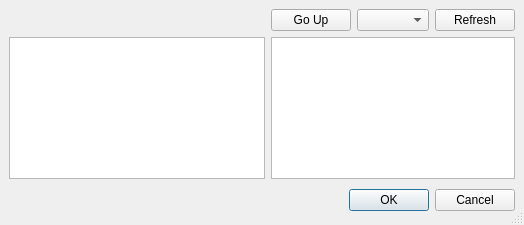
<?xml version="1.0" encoding="UTF-8"?>
<ui version="4.0">
 <class>ImageSelector</class>
 <widget class="QDialog" name="ImageSelector">
  <property name="geometry">
   <rect>
    <x>0</x>
    <y>0</y>
    <width>521</width>
    <height>225</height>
   </rect>
  </property>
  <property name="sizeGripEnabled">
   <bool>true</bool>
  </property>
  <layout class="QGridLayout">
   <property name="margin">
    <number>9</number>
   </property>
   <property name="spacing">
    <number>6</number>
   </property>
   <item row="1" column="1">
    <widget class="ThumbnailView" name="thumbnailListView">
     <property name="movement">
      <enum>QListView::Static</enum>
     </property>
     <property name="flow">
      <enum>QListView::LeftToRight</enum>
     </property>
     <property name="isWrapping" stdset="0">
      <bool>true</bool>
     </property>
     <property name="resizeMode">
      <enum>QListView::Fixed</enum>
     </property>
     <property name="viewMode">
      <enum>QListView::IconMode</enum>
     </property>
    </widget>
   </item>
   <item row="1" column="0">
    <widget class="QListView" name="startDirListView">
     <property name="sizePolicy">
      <sizepolicy hsizetype="Minimum" vsizetype="Expanding">
       <horstretch>0</horstretch>
       <verstretch>0</verstretch>
      </sizepolicy>
     </property>
     <property name="editTriggers">
      <set>QAbstractItemView::NoEditTriggers</set>
     </property>
     <property name="iconSize">
      <size>
       <width>32</width>
       <height>32</height>
      </size>
     </property>
     <property name="flow">
      <enum>QListView::TopToBottom</enum>
     </property>
     <property name="viewMode">
      <enum>QListView::ListMode</enum>
     </property>
    </widget>
   </item>
   <item row="2" column="0" colspan="2">
    <layout class="QHBoxLayout">
     <property name="spacing">
      <number>6</number>
     </property>
     <property name="margin">
      <number>0</number>
     </property>
     <item>
      <spacer>
       <property name="orientation">
        <enum>Qt::Horizontal</enum>
       </property>
       <property name="sizeHint" stdset="0">
        <size>
         <width>131</width>
         <height>31</height>
        </size>
       </property>
      </spacer>
     </item>
     <item>
      <widget class="QPushButton" name="okButton">
       <property name="text">
        <string>OK</string>
       </property>
      </widget>
     </item>
     <item>
      <widget class="QPushButton" name="cancelButton">
       <property name="text">
        <string>Cancel</string>
       </property>
      </widget>
     </item>
    </layout>
   </item>
   <item row="0" column="1">
    <layout class="QHBoxLayout">
     <property name="spacing">
      <number>6</number>
     </property>
     <property name="margin">
      <number>0</number>
     </property>
     <item>
      <widget class="QPushButton" name="goUpButton">
       <property name="text">
        <string>Go Up</string>
       </property>
       <property name="autoDefault">
        <bool>false</bool>
       </property>
      </widget>
     </item>
     <item>
      <widget class="QComboBox" name="dirComboBox">
       <property name="sizePolicy">
        <sizepolicy hsizetype="Expanding" vsizetype="Fixed">
         <horstretch>0</horstretch>
         <verstretch>0</verstretch>
        </sizepolicy>
       </property>
      </widget>
     </item>
     <item>
      <spacer>
       <property name="orientation">
        <enum>Qt::Horizontal</enum>
       </property>
       <property name="sizeType">
        <enum>QSizePolicy::Maximum</enum>
       </property>
       <property name="sizeHint" stdset="0">
        <size>
         <width>20</width>
         <height>20</height>
        </size>
       </property>
      </spacer>
     </item>
     <item>
      <widget class="QPushButton" name="refreshButton">
       <property name="text">
        <string>Refresh</string>
       </property>
      </widget>
     </item>
    </layout>
   </item>
  </layout>
 </widget>
 <customwidgets>
  <customwidget>
   <class>ThumbnailView</class>
   <extends>QListView</extends>
   <header>qtutil/ThumbnailView.h</header>
  </customwidget>
 </customwidgets>
 <resources/>
 <connections>
  <connection>
   <sender>okButton</sender>
   <signal>clicked()</signal>
   <receiver>ImageSelector</receiver>
   <slot>accept()</slot>
   <hints>
    <hint type="sourcelabel">
     <x>557</x>
     <y>499</y>
    </hint>
    <hint type="destinationlabel">
     <x>96</x>
     <y>254</y>
    </hint>
   </hints>
  </connection>
  <connection>
   <sender>cancelButton</sender>
   <signal>clicked()</signal>
   <receiver>ImageSelector</receiver>
   <slot>reject()</slot>
   <hints>
    <hint type="sourcelabel">
     <x>644</x>
     <y>499</y>
    </hint>
    <hint type="destinationlabel">
     <x>179</x>
     <y>282</y>
    </hint>
   </hints>
  </connection>
  <connection>
   <sender>thumbnailListView</sender>
   <signal>doubleClicked(QModelIndex)</signal>
   <receiver>okButton</receiver>
   <slot>animateClick()</slot>
   <hints>
    <hint type="sourcelabel">
     <x>404</x>
     <y>122</y>
    </hint>
    <hint type="destinationlabel">
     <x>508</x>
     <y>482</y>
    </hint>
   </hints>
  </connection>
 </connections>
</ui>
